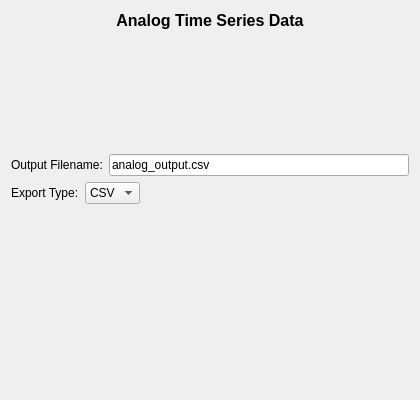
<?xml version="1.0" encoding="UTF-8"?>
<ui version="4.0">
 <class>AnalogTimeSeries_Widget</class>
 <widget class="QWidget" name="AnalogTimeSeries_Widget">
  <property name="geometry">
   <rect>
    <x>0</x>
    <y>0</y>
    <width>420</width>
    <height>400</height>
   </rect>
  </property>
  <property name="windowTitle">
   <string>Analog Time Series Tools</string>
  </property>
  <layout class="QVBoxLayout" name="mainVerticalLayout">
   <item>
    <widget class="QLabel" name="label_main_title">
     <property name="font">
      <font>
       <pointsize>12</pointsize>
       <bold>true</bold>
      </font>
     </property>
     <property name="text">
      <string>Analog Time Series Data</string>
     </property>
     <property name="alignment">
      <set>Qt::AlignmentFlag::AlignCenter</set>
     </property>
    </widget>
   </item>
   <item>
    <spacer name="verticalSpacer_top">
     <property name="orientation">
      <enum>Qt::Orientation::Vertical</enum>
     </property>
     <property name="sizeHint" stdset="0">
      <size>
       <width>20</width>
       <height>10</height>
      </size>
     </property>
    </spacer>
   </item>
   <item>
    <widget class="Section" name="export_section" native="true">
     <property name="sizePolicy">
      <sizepolicy hsizetype="Expanding" vsizetype="Preferred">
       <horstretch>0</horstretch>
       <verstretch>0</verstretch>
      </sizepolicy>
     </property>
     <layout class="QVBoxLayout" name="exportSectionLayout">
      <property name="leftMargin">
       <number>0</number>
      </property>
      <property name="topMargin">
       <number>0</number>
      </property>
      <property name="rightMargin">
       <number>0</number>
      </property>
      <property name="bottomMargin">
       <number>0</number>
      </property>
      <item>
       <layout class="QHBoxLayout" name="filenameLayout">
        <item>
         <widget class="QLabel" name="label_filename">
          <property name="text">
           <string>Output Filename:</string>
          </property>
         </widget>
        </item>
        <item>
         <widget class="QLineEdit" name="filename_edit">
          <property name="text">
           <string>analog_output.csv</string>
          </property>
         </widget>
        </item>
       </layout>
      </item>
      <item>
       <layout class="QHBoxLayout" name="exportTypeLayout">
        <item>
         <widget class="QLabel" name="label_export_type">
          <property name="text">
           <string>Export Type:</string>
          </property>
         </widget>
        </item>
        <item>
         <widget class="QComboBox" name="export_type_combo">
          <item>
           <property name="text">
            <string>CSV</string>
           </property>
          </item>
         </widget>
        </item>
        <item>
         <spacer name="exportTypeSpacer">
          <property name="orientation">
           <enum>Qt::Orientation::Horizontal</enum>
          </property>
          <property name="sizeHint" stdset="0">
           <size>
            <width>40</width>
            <height>20</height>
           </size>
          </property>
         </spacer>
        </item>
       </layout>
      </item>
      <item>
       <widget class="QStackedWidget" name="stacked_saver_options">
        <property name="currentIndex">
         <number>0</number>
        </property>
        <widget class="CSVAnalogSaver_Widget" name="csv_analog_saver_widget"/>
       </widget>
      </item>
     </layout>
    </widget>
   </item>
   <item>
    <spacer name="verticalSpacer_bottom">
     <property name="orientation">
      <enum>Qt::Orientation::Vertical</enum>
     </property>
     <property name="sizeHint" stdset="0">
      <size>
       <width>20</width>
       <height>40</height>
      </size>
     </property>
    </spacer>
   </item>
  </layout>
 </widget>
 <customwidgets>
  <customwidget>
   <class>CSVAnalogSaver_Widget</class>
   <extends>QWidget</extends>
   <header>IO_Widgets/AnalogTimeSeries/CSV/CSVAnalogSaver_Widget.hpp</header>
   <container>1</container>
  </customwidget>
  <customwidget>
   <class>Section</class>
   <extends>QWidget</extends>
   <header>Collapsible_Widget/Section.hpp</header>
   <container>1</container>
  </customwidget>
 </customwidgets>
 <resources/>
 <connections/>
</ui>
